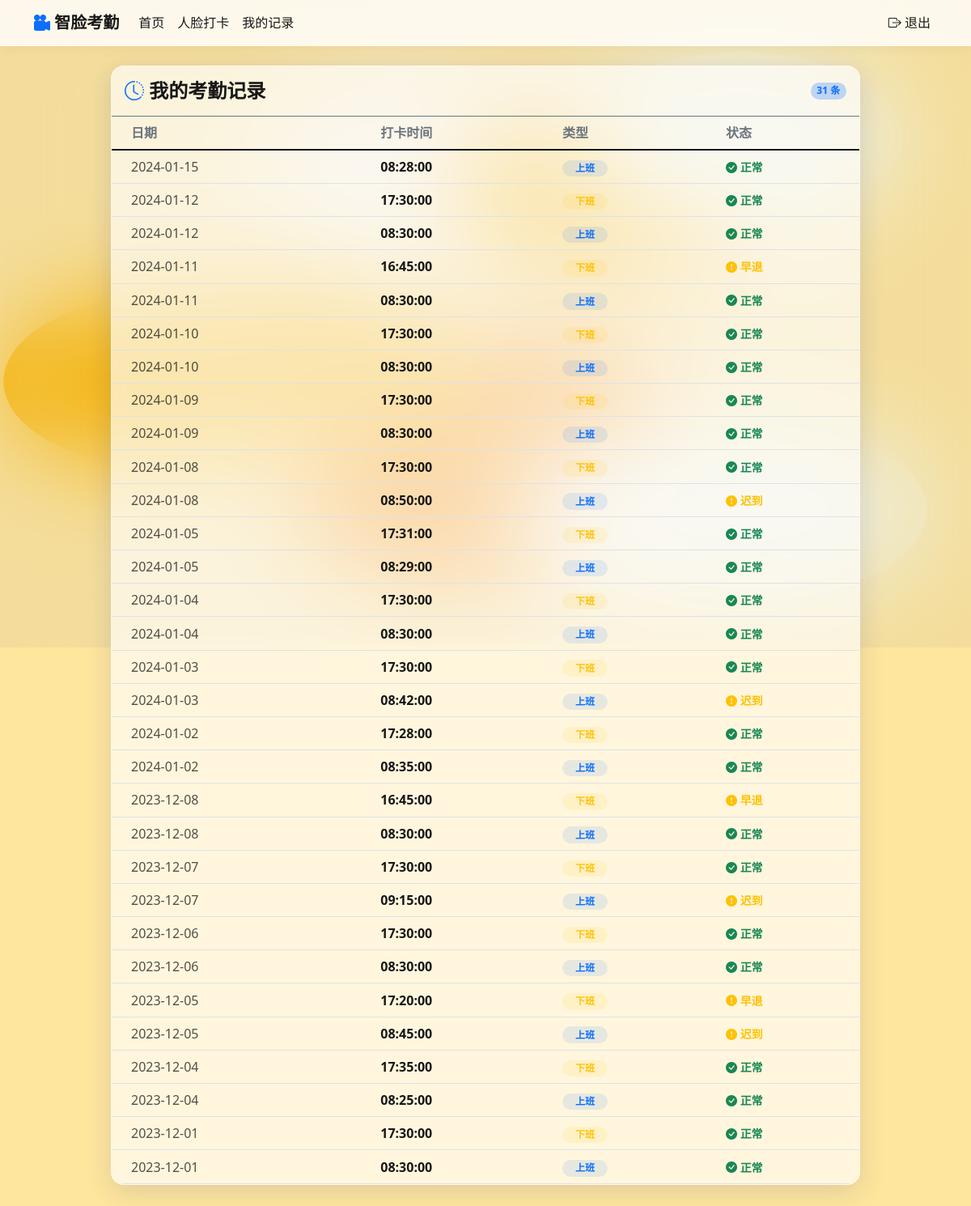
The app's page /my-attendance (signed in) with its own data.
### tables this page shows
CREATE TABLE "attendance" (
    att_id INTEGER PRIMARY KEY AUTOINCREMENT,
    user_id INTEGER NOT NULL,
    att_time DATETIME NOT NULL,
    att_type TEXT NOT NULL,
    status TEXT NOT NULL
    -- 如果原表有外键约束，例如：FOREIGN KEY (user_id) REFERENCES users(user_id)
    -- 请取消下面一行的注释并执行
    -- , FOREIGN KEY (user_id) REFERENCES users(user_id)
);

### src/main.py (the view)
@app.route('/my-attendance')
@login_required
def my_attendance():
    if not db_helper:
        flash('系统初始化失败', 'error')
        return redirect(url_for('dashboard'))
    try:
        records = db_helper.get_user_attendance(int(current_user.id))
        return render_template('my_attendance.html', records=records)
    except Exception as e:
        flash(f'获取考勤记录失败: {e}', 'error')
        return render_template('my_attendance.html', records=[])

### src/db/db_helper.py (called while the page is built)
    def get_user_attendance(self, user_id):
        try:
            self.cursor.execute(
                'SELECT att_time, att_type, status FROM attendance WHERE user_id = ? ORDER BY att_time DESC',
                (user_id,))
            return self.cursor.fetchall()
        except:
            return []

### src/main.py (called while the page is built)
@app.before_request
def ensure_initialized():
    if not app_initialized:
        init_app()

@login_manager.user_loader
def load_user(user_id):
    if not db_helper:
        return None
    try:
        conn = sqlite3.connect(app.config['DATABASE_PATH'])
        cursor = conn.cursor()
        cursor.execute('SELECT user_id, username, is_admin FROM users WHERE user_id = ?', (user_id,))
        user_data = cursor.fetchone()
        conn.close()
        if user_data:
            return User(user_data[0], user_data[1], user_data[2])
        return None
    except Exception as e:
        print(f"[ERROR] 加载用户失败: {e}")
        return None

### templates/my_attendance.html (shortened to what this page needs)
{% extends "base.html" %}
{% block content %}
<div class="row">
    <div class="col-md-10 offset-md-1">
        <div class="glass-card rounded-4 overflow-hidden">
            <div class="card-header bg-transparent border-bottom border-secondary border-opacity-10 py-3 d-flex justify-content-between align-items-center">
                <h4 class="mb-0 fw-bold"><i class="bi bi-clock-history text-primary"></i> 我的考勤记录</h4>
                <span class="badge rounded-pill bg-primary bg-opacity-25 text-primary">{{ records|length }} 条</span>
            </div>
            <div class="card-body p-0">
                {% if records %}
                <div class="table-responsive">
                    <table class="table table-hover align-middle mb-0">
                        <thead class="text-secondary border-bottom border-secondary border-opacity-10">
                            <tr>
                                <th class="ps-4">日期</th>
                                <th>打卡时间</th>
                                <th>类型</th>
                                <th>状态</th>
                            </tr>
                        </thead>
                        <tbody>
                            {% for record in records %}
                            <tr>
                                <td class="ps-4 opacity-75">{{ record[0][:10] }}</td>
                                <td class="fw-bold">{{ record[0][11:] }}</td>
                                <td>
                                    {% if record[1] == '上班' %}
                                        <span class="badge rounded-pill bg-primary bg-opacity-10 text-primary px-3">上班</span>
                                    {% else %}
                                        <span class="badge rounded-pill bg-warning bg-opacity-10 text-warning px-3">下班</span>
                                    {% endif %}
                                </td>
                                <td>
                                    {% if record[2] == '正常' %}
                                        <span class="text-success small fw-bold"><i class="bi bi-check-circle-fill"></i> 正常</span>
                                    {% elif record[2] in ['迟到', '早退'] %}
                                        <span class="text-warning small fw-bold"><i class="bi bi-exclamation-circle-fill"></i> {{ record[2] }}</span>
                                    {% else %}
                                        <span class="text-danger small fw-bold"><i class="bi bi-x-circle-fill"></i> {{ record[2] }}</span>
                                    {% endif %}
                                </td>
                            </tr>
                            {% endfor %}
                        </tbody>
                    </table>
                </div>
                {% else %}
                <div class="text-center py-5">
                    <i class="bi bi-inbox display-1 opacity-25"></i>
                    <p class="opacity-75 mt-3">暂无考勤记录，快去<a href="{{ url_for('attendance') }}" class="text-primary fw-bold">打卡</a>吧！</p>
                </div>
                {% endif %}
            </div>
        </div>
    </div>
</div>
{% endblock %}

### templates/base.html (shortened to what this page needs)
<!DOCTYPE html>
<html lang="zh-CN">
<head>
    <link href="https://cdn.bootcdn.net/ajax/libs/twitter-bootstrap/5.1.3/css/bootstrap.min.css" rel="stylesheet">
    <link href="https://cdn.bootcdn.net/ajax/libs/bootstrap-icons/1.8.1/font/bootstrap-icons.css" rel="stylesheet">
</head>
<body>
    <canvas id="canvas"></canvas>
    <div class="hero-overlay"></div>
    <nav class="navbar navbar-expand-lg sticky-top">
        <div class="container">
            <a class="navbar-brand fw-bold" href="{{ url_for('dashboard') }}">
                <i class="bi bi-camera-reels-fill text-primary"></i> 智脸考勤
            </a>
            <div class="collapse navbar-collapse" id="navbarNav">
                <ul class="navbar-nav me-auto">
                    {% if current_user.is_authenticated %}
                        <li class="nav-item"><a class="nav-link transition-link" href="{{ url_for('dashboard') }}">首页</a></li>
                        <li class="nav-item"><a class="nav-link transition-link" href="{{ url_for('attendance') }}">人脸打卡</a></li>
                        <li class="nav-item"><a class="nav-link transition-link" href="{{ url_for('my_attendance') }}">我的记录</a></li>
                    {% endif %}
                </ul>
                <ul class="navbar-nav">
                    {% if current_user.is_authenticated %}
                        <li class="nav-item"><a class="nav-link transition-link" href="{{ url_for('logout') }}"><i class="bi bi-box-arrow-right"></i> 退出</a></li>
                    {% endif %}
                </ul>
            </div>
        </div>
    </nav>
    <div class="container mt-4 mb-5" id="page-content">
        {% block content %}{% endblock %}
    </div>
</body>
</html>

### templates/base.html (style rules this page uses)
:root { --text-color: #171717; --glass-bg: rgba(255, 255, 255, 0.65); --glass-border: rgba(255, 255, 255, 0.4); --glass-shadow: 0 8px 32px 0 rgba(31, 38, 135, 0.15); --input-bg: rgba(255, 255, 255, 0.5); --navbar-bg: rgba(255, 255, 255, 0.8); --loader-bg: rgba(255, 230, 157, 1); --loader-color: #000000; }
html { overflow-y: scroll; }
body { margin: 0; font-family: 'Segoe UI', Roboto, sans-serif; background-color: #FFE69D; color: var(--text-color); min-height: 100vh; transition: color 0.5s ease, background-color 1s ease; box-sizing: border-box; }
#canvas { position: fixed; top: 0; left: 0; width: 100vw; height: 100vh; z-index: -2; }
.hero-overlay { position: fixed; top: 0; left: 0; width: 100vw; height: 100vh; background: rgba(150, 150, 150, 0.1); backdrop-filter: blur(60px); -webkit-backdrop-filter: blur(60px); z-index: -1; pointer-events: none; }
.glass-card { background: var(--glass-bg); backdrop-filter: blur(10px); -webkit-backdrop-filter: blur(10px); border: 1px solid var(--glass-border); border-radius: 16px; box-shadow: var(--glass-shadow); color: var(--text-color); transition: transform 0.3s ease, background 0.3s ease; }
.navbar { background: var(--navbar-bg) !important; backdrop-filter: blur(10px); box-shadow: 0 2px 15px rgba(0,0,0,0.05); border-bottom: 1px solid var(--glass-border); }
.navbar-brand, .nav-link { color: var(--text-color) !important; }
#page-content { opacity: 0; transform: translateY(15px); transition: opacity 0.6s ease, transform 0.6s ease; }
#page-content.show { opacity: 1; transform: translateY(0); }
.table { color: var(--text-color); }

### records on screen
attendance: att_time "2024-01-15", att_time "08:28:00", att_type "上班", status "正常" (drawn)
attendance: att_time "2024-01-12", att_time "17:30:00", att_type "下班", status "正常" (drawn)
attendance: att_time "2024-01-12", att_time "08:30:00", att_type "上班", status "正常" (drawn)
attendance: att_time "2024-01-11", att_time "16:45:00", att_type "下班", status "早退"
attendance: att_time "2024-01-11", att_time "08:30:00", att_type "上班", status "正常" (drawn)
attendance: att_time "2024-01-10", att_time "17:30:00", att_type "下班", status "正常" (drawn)
attendance: att_time "2024-01-10", att_time "08:30:00", att_type "上班", status "正常" (drawn)
attendance: att_time "2024-01-09", att_time "17:30:00", att_type "下班", status "正常" (drawn)
attendance: att_time "2024-01-09", att_time "08:30:00", att_type "上班", status "正常" (drawn)
attendance: att_time "2024-01-08", att_time "17:30:00", att_type "下班", status "正常" (drawn)
attendance: att_time "2024-01-08", att_time "08:50:00", att_type "上班", status "迟到"
attendance: att_time "2024-01-05", att_time "17:31:00", att_type "下班", status "正常" (drawn)
attendance: att_time "2024-01-05", att_time "08:29:00", att_type "上班", status "正常" (drawn)
attendance: att_time "2024-01-04", att_time "17:30:00", att_type "下班", status "正常" (drawn)
attendance: att_time "2024-01-04", att_time "08:30:00", att_type "上班", status "正常" (drawn)
attendance: att_time "2024-01-03", att_time "17:30:00", att_type "下班", status "正常" (drawn)
attendance: att_time "2024-01-03", att_time "08:42:00", att_type "上班", status "迟到"
attendance: att_time "2024-01-02", att_time "17:28:00", att_type "下班", status "正常" (drawn)
attendance: att_time "2024-01-02", att_time "08:35:00", att_type "上班", status "正常" (drawn)
attendance: att_time "2023-12-08", att_time "16:45:00", att_type "下班", status "早退"
attendance: att_time "2023-12-08", att_time "08:30:00", att_type "上班", status "正常" (drawn)
attendance: att_time "2023-12-07", att_time "17:30:00", att_type "下班", status "正常" (drawn)
attendance: att_time "2023-12-07", att_time "09:15:00", att_type "上班", status "迟到"
attendance: att_time "2023-12-06", att_time "17:30:00", att_type "下班", status "正常" (drawn)
attendance: att_time "2023-12-06", att_time "08:30:00", att_type "上班", status "正常" (drawn)
attendance: att_time "2023-12-05", att_time "17:20:00", att_type "下班", status "早退"
attendance: att_time "2023-12-05", att_time "08:45:00", att_type "上班", status "迟到"
attendance: att_time "2023-12-04", att_time "17:35:00", att_type "下班", status "正常" (drawn)
attendance: att_time "2023-12-04", att_time "08:25:00", att_type "上班", status "正常" (drawn)
attendance: att_time "2023-12-01", att_time "17:30:00", att_type "下班", status "正常" (drawn)
attendance: att_time "2023-12-01", att_time "08:30:00", att_type "上班", status "正常" (drawn)

### other values on screen
{{ records|length }} "31"
